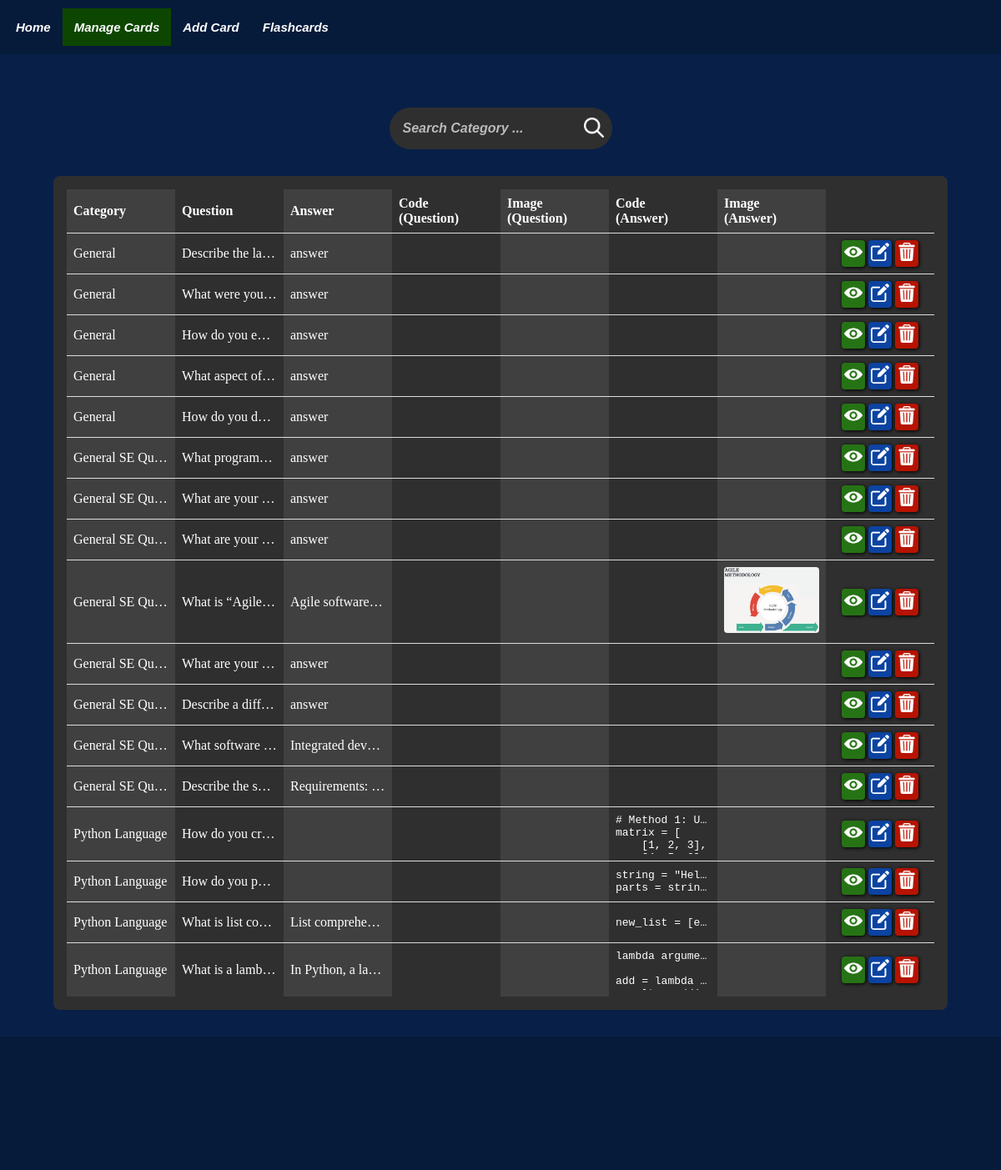
Page /manage_flashcards on the earlier database version.
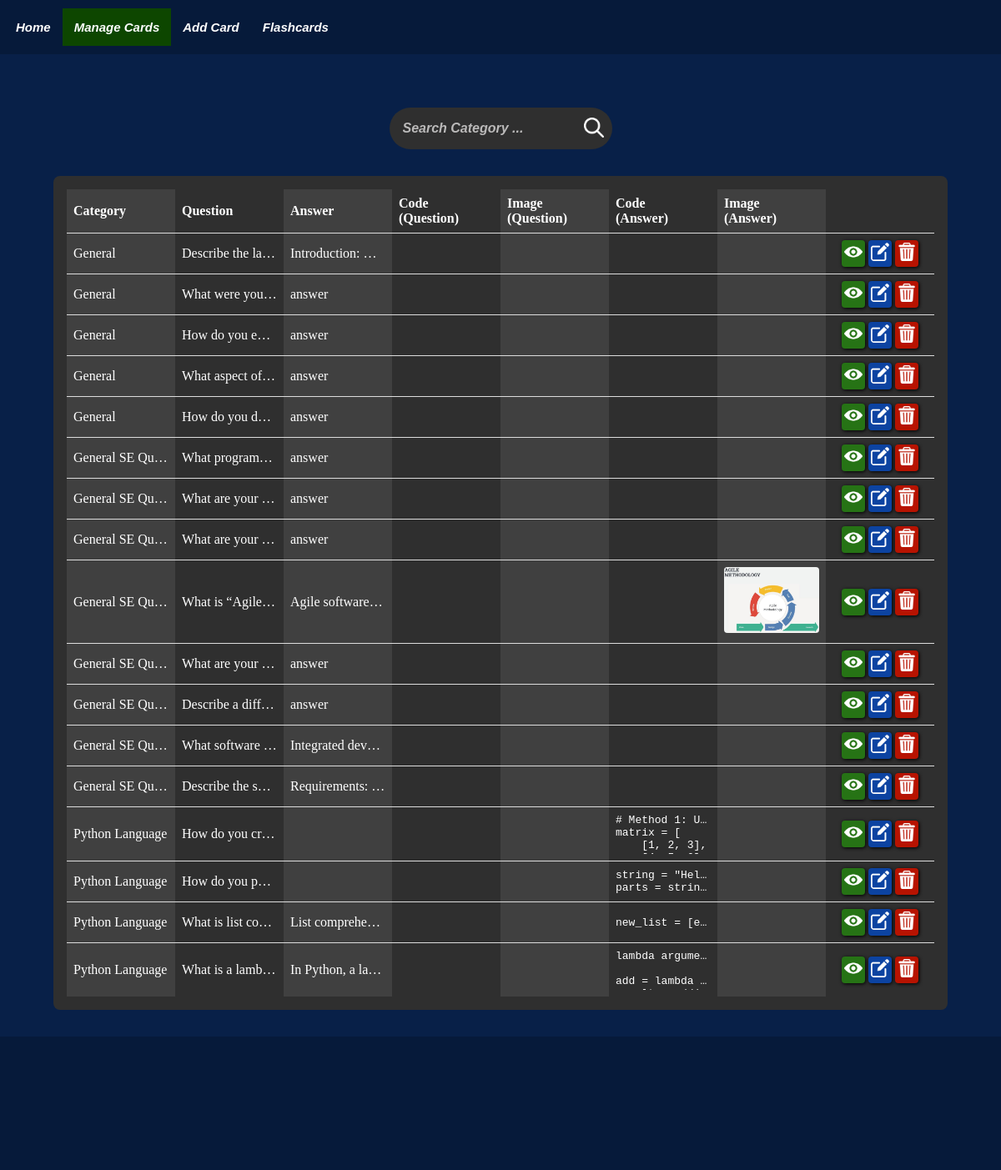
Same page on the later database version.
### tables this page shows
CREATE TABLE Flashcards(
                    cid INTEGER PRIMARY KEY AUTOINCREMENT,
                    category TEXT NOT NULL,
                    question TEXT,
                    answer TEXT,
                    qid INTEGER REFERENCES Figure(fid), 
                    aid INTEGER REFERENCES Figure(fid)
            );

CREATE TABLE Figure(
                    fid INTEGER PRIMARY KEY AUTOINCREMENT,
                    code_block TEXT,
                    code_type TEXT,
                    image_file TEXT
            );

### app.py (the view)
@app.route("/manage_flashcards", methods=['GET', 'POST'])
def manage_flashcards_route():
    if request.method == 'POST':
        category = request.form.get('search', type=str)
        data = database.view_allcards(category=category)
    else:
        data = database.view_allcards(category=None)
    categories = database.view_allcategories()
    return render_template('manage_flashcards.html', nav_id="manage-page", data=data, categories=categories)

### templates/manage_flashcards.html (shortened to what this page needs)
{% extends "base.html" %}
{% block content %}
<div class="search-container">
    <form class="category-search" action="#" method="post">
        <div class="search-wrapper">
            <input type="text" class="search" id="search" name="search" placeholder="Search Category ..." autocomplete="on">
            <button class="search-btn" type="submit">
                <img class="search-image" src="{{ url_for('static', filename='images/icons/search.png') }}">
            </button>
        </div>
    </form>
</div>
<div class="questions-table">
    <table>
        <thead>
            <tr>
                <th>Category</th>
                <th>Question</th>
                <th>Answer</th>
                <th>Code<br>(Question)</th>
                <th>Image<br>(Question)</th>
                <th>Code<br>(Answer)</th>
                <th>Image<br>(Answer)</th>
                <th></th>
            </tr>
        </thead>
        <tbody>
            {% for value in data['questions'] %}
            <tr>
                <td class="flash-cell">{{ value['category'] | escape }}</td>
                <td class="flash-cell">{{ value['question'] | escape }}</td>
                <td class="flash-cell">{{ value['answer'] | escape }}</td>
                <td class="flash-cell">
                </td>
                <td class="flash-cell">
                </td>
                <td class="flash-cell">
                    {% if value['a_code_block'] %}
                    <pre><code>{{ value['a_code_block'] | escape }}</code></pre>
                    {% endif %}
                </td>
                <td class="flash-cell">
                    {% if value['a_image_file'] %}
                    <img class="card-image" src="{{ url_for('static', filename='images/' + value['a_image_file']) }}"
                        alt="{{ value['a_image_file'] }}">
                    {% endif %}
                </td>
                <td class="action-cells">
                    <div class="action-links">
                        <a class="action-cell view-cell" href="{{ url_for('view_flashcard_route', key=value['key']) | escape }}">
                            <img class="icon-button" src="{{ url_for('static', filename='images/icons/view.png') }}" alt="view">
                        </a>
                        <a class="action-cell edit-cell" href="{{ url_for('edit_flashcard_route', key=value['key']) | escape }}">
                            <img class="icon-button" src="{{ url_for('static', filename='images/icons/edit.png') }}" alt="edit">
                        </a>
                        <a class="action-cell delete-cell" href="#" data-question="{{ value['key'] | escape }}">
                            <img class="icon-button" src="{{ url_for('static', filename='images/icons/delete.png') }}" alt="delete">
                        </a>
                    </div>
                </td>
            </tr>
            {% endfor %}
        </tbody>
    </table>
</div>
{% endblock %}

### templates/base.html (shortened to what this page needs)
<!DOCTYPE html>
<html lang="en">
    <head>
        <link rel="stylesheet" type="text/css" href="{{ url_for('static', filename='css/base.css') }}">
        <link rel="stylesheet" type="text/css" href="{{ url_for('static', filename='css/prism.css') }}">
    </head>
    <body>
        <div id="nav-bar">
            <ul class="nav">
                <li><a href="{{  url_for('home')  }}" class="nav-tile {% if nav_id == 'home-page' %}active{% endif %}">Home</a></li>
                <li><a href="{{  url_for('manage_flashcards_route')  }}" class="nav-tile {% if nav_id == 'manage-page' %}active{% endif %}">Manage Cards</a></li>
                <li><a href="{{  url_for('add_flashcard_route')  }}" class="nav-tile {% if nav_id == 'add-page' %}active{% endif %}">Add Card</a></li>
                <li>
                    <div class="dropdown {% if nav_id == 'flashcard-page' %}active{% endif %}">
                        <button class="dropbtn nav-tile">Flashcards</button>
                    </div>
                </li>
            </ul>
        </div>
        <div id="flash-messages">
        </div>
        <div class="content">
            {% block content %}{% endblock %}
        </div>
        <footer></footer>
    </body>
</html>

### static/css/base.css (style rules this page uses)
* { padding: 0; margin: 0; box-sizing: border-box; }
body { background-color: #082048; font-family: 'Times New Roman', Times, serif; width: 100%; position: relative; display: flex; flex-direction: column; min-height: 100vh; }
.content { flex: 1; }
#nav-bar { padding: 10px 0px 10px 5px; margin-bottom: 1rem; background-color: rgba(0, 0, 0, 0.2); display: flex; flex-direction: row; }
.nav { list-style-type: none; margin: 0; padding: 0; overflow: hidden; }
.nav li { display: inline; float: left; }
.nav-tile { font-size: 15px; font-family: Arial, sans-serif; font-weight: bold; font-style: italic; display: block; color: #FFFFFF; text-align: center; padding: 14px; text-decoration: none; }
.active { background: #0d4600; }
.dropbtn { background-color: inherit; border: none; }
#flash-messages { margin: 0 4rem 1rem 4rem; height: 2rem; overflow: hidden; }
.icon-button { border-radius: 4px; height: auto; width: fit-content; max-height: 100%; max-width: 100%; }
.card-image { border-radius: 4px; height: fit-content; max-height: 100%; max-width: 100%; }
.search-container { display: flex; justify-content: center; align-content: space-between; margin-bottom: 2rem; }
.search-wrapper { position: relative; display: flex; align-items: center; }
#search { border: none; border-radius: 90px; padding: 1rem 2rem 1rem 1rem; font-size: 16px; font-weight: bold; font-style: italic; color: #000; background-color: #2f2f2f; color: #FFFFFF; }
#search::placeholder { color: #bbbaba; }
.search-btn { position: absolute; right: 0; background-color: inherit; border: none; border-radius: 90px; padding: 10px; }
.search-image { max-height: 1.5rem; background-color: inherit; }
.questions-table { margin: 0 4rem 2rem 4rem; padding: 1rem; border-radius: 8px; background-color: #2f2f2f; color: #FFFFFF; }
table { width: 100%; table-layout: fixed; border-collapse: collapse; }
th, td { text-align: left; border-bottom: 1px solid #ddd; padding: 8px; }
td pre { max-height: 3rem; overflow: hidden; text-overflow: ellipsis; }
td:nth-child(odd), th:nth-child(odd) { background-color: #404040; }
tr:last-child td { border-bottom: none; }
.flash-cell { white-space: nowrap; overflow: hidden; text-overflow: ellipsis; }
.action-cells { text-align: center; justify-content: space-around; }
.action-links { display: flex; justify-content: center; min-width: 6rem; }
.action-cell { text-decoration: none; padding: 3px; margin: 0 2px; border-radius: 4px; color: #FFFFFF; width: 1.75rem; min-width: 1.75rem; box-shadow: 1px 1px 4px #000; }
.view-cell { background-color: #267315; }
.edit-cell { background-color: #0c43a1; }
.delete-cell, .dlt-cell { background-color: #b71301; }
footer { height: 10rem; background-color: rgba(0, 0, 0, 0.2); }

Differences in the rows shown:
changed Flashcards "Describe the la…": answer "answer" → "Introduction:…"
